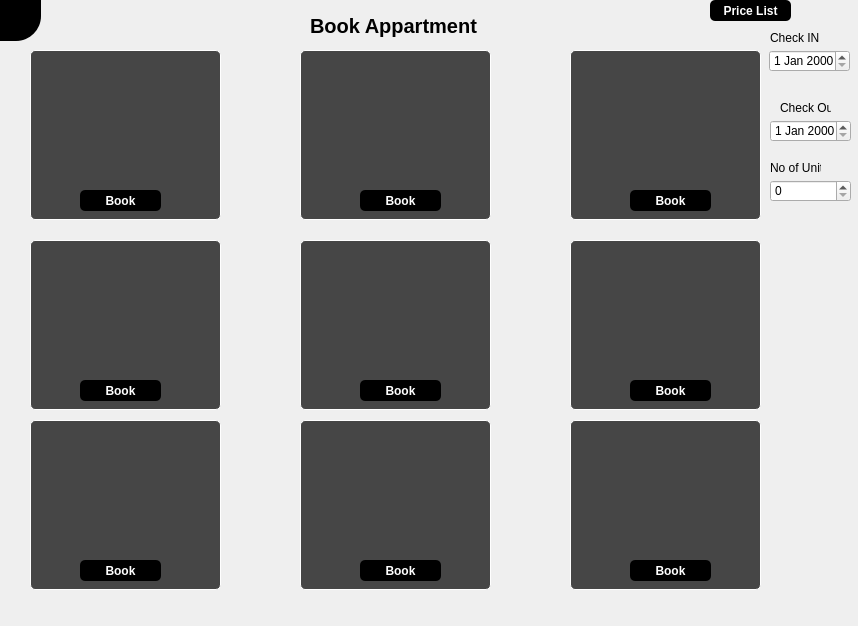
<?xml version="1.0" encoding="UTF-8"?>
<ui version="4.0">
 <class>Form</class>
 <widget class="QWidget" name="Form">
  <property name="geometry">
   <rect>
    <x>0</x>
    <y>0</y>
    <width>858</width>
    <height>626</height>
   </rect>
  </property>
  <property name="windowTitle">
   <string>Form</string>
  </property>
  <widget class="QLabel" name="label">
   <property name="geometry">
    <rect>
     <x>-70</x>
     <y>0</y>
     <width>931</width>
     <height>651</height>
    </rect>
   </property>
   <property name="text">
    <string/>
   </property>
   <property name="pixmap">
    <pixmap>../images/app.jpg</pixmap>
   </property>
   <property name="scaledContents">
    <bool>true</bool>
   </property>
  </widget>
  <widget class="QLabel" name="label_5">
   <property name="geometry">
    <rect>
     <x>30</x>
     <y>50</y>
     <width>191</width>
     <height>170</height>
    </rect>
   </property>
   <property name="styleSheet">
    <string notr="true">background-color:rgba(0,0,0,180);
border-radius:05px;
border:1px solid white;
color:white;</string>
   </property>
   <property name="text">
    <string/>
   </property>
  </widget>
  <widget class="QLabel" name="label_6">
   <property name="geometry">
    <rect>
     <x>30</x>
     <y>240</y>
     <width>191</width>
     <height>170</height>
    </rect>
   </property>
   <property name="styleSheet">
    <string notr="true">background-color:rgba(0,0,0,180);
border-radius:05px;
border:1px solid white;
color:white;</string>
   </property>
   <property name="text">
    <string/>
   </property>
  </widget>
  <widget class="QLabel" name="label_7">
   <property name="geometry">
    <rect>
     <x>30</x>
     <y>420</y>
     <width>191</width>
     <height>170</height>
    </rect>
   </property>
   <property name="styleSheet">
    <string notr="true">background-color:rgba(0,0,0,180);
border-radius:05px;
border:1px solid white;
color:white;</string>
   </property>
   <property name="text">
    <string/>
   </property>
  </widget>
  <widget class="QLabel" name="label_8">
   <property name="geometry">
    <rect>
     <x>300</x>
     <y>420</y>
     <width>191</width>
     <height>170</height>
    </rect>
   </property>
   <property name="styleSheet">
    <string notr="true">background-color:rgba(0,0,0,180);
border-radius:05px;
border:1px solid white;
color:white;</string>
   </property>
   <property name="text">
    <string/>
   </property>
  </widget>
  <widget class="QLabel" name="label_9">
   <property name="geometry">
    <rect>
     <x>300</x>
     <y>240</y>
     <width>191</width>
     <height>170</height>
    </rect>
   </property>
   <property name="styleSheet">
    <string notr="true">background-color:rgba(0,0,0,180);
border-radius:05px;
border:1px solid white;
color:white;</string>
   </property>
   <property name="text">
    <string/>
   </property>
  </widget>
  <widget class="QLabel" name="label_10">
   <property name="geometry">
    <rect>
     <x>300</x>
     <y>50</y>
     <width>191</width>
     <height>170</height>
    </rect>
   </property>
   <property name="styleSheet">
    <string notr="true">background-color:rgba(0,0,0,180);
border-radius:05px;
border:1px solid white;
color:white;</string>
   </property>
   <property name="text">
    <string/>
   </property>
  </widget>
  <widget class="QLabel" name="label_12">
   <property name="geometry">
    <rect>
     <x>570</x>
     <y>50</y>
     <width>191</width>
     <height>170</height>
    </rect>
   </property>
   <property name="styleSheet">
    <string notr="true">background-color:rgba(0,0,0,180);
border-radius:05px;
border:1px solid white;
color:white;</string>
   </property>
   <property name="text">
    <string/>
   </property>
  </widget>
  <widget class="QLabel" name="label_13">
   <property name="geometry">
    <rect>
     <x>570</x>
     <y>420</y>
     <width>191</width>
     <height>170</height>
    </rect>
   </property>
   <property name="styleSheet">
    <string notr="true">background-color:rgba(0,0,0,180);
border-radius:05px;
border:1px solid white;
color:white;</string>
   </property>
   <property name="text">
    <string/>
   </property>
  </widget>
  <widget class="QLabel" name="label_2">
   <property name="geometry">
    <rect>
     <x>310</x>
     <y>10</y>
     <width>201</width>
     <height>31</height>
    </rect>
   </property>
   <property name="styleSheet">
    <string notr="true">font-size:20px;
font-weight:bold</string>
   </property>
   <property name="text">
    <string>Book Appartment</string>
   </property>
  </widget>
  <widget class="QLabel" name="label_14">
   <property name="geometry">
    <rect>
     <x>570</x>
     <y>240</y>
     <width>191</width>
     <height>170</height>
    </rect>
   </property>
   <property name="styleSheet">
    <string notr="true">background-color:rgba(0,0,0,180);
border-radius:05px;
border:1px solid white;
color:white;</string>
   </property>
   <property name="text">
    <string/>
   </property>
  </widget>
  <widget class="QPushButton" name="pushButton_4">
   <property name="geometry">
    <rect>
     <x>80</x>
     <y>380</y>
     <width>81</width>
     <height>21</height>
    </rect>
   </property>
   <property name="mouseTracking">
    <bool>true</bool>
   </property>
   <property name="styleSheet">
    <string notr="true">
QPushButton {
background-color:rgba(0,0,0,280);
  color: #ffffff;
  border: 1px solid grayrgb(50, 50, 50);
  border-radius: 5px;
  font-size: 12px;
  font-weight: bold;
 
  transition: all 0.3s ease-in-out;
}

QPushButton:hover {
  background-color: #555555;
  box-shadow: 0 0 20px #ffffff;  /* increased shadow size */
  transform: scale(1.1);  /* increased hover effect */
}

</string>
   </property>
   <property name="text">
    <string>Book</string>
   </property>
  </widget>
  <widget class="QPushButton" name="pushButton_5">
   <property name="geometry">
    <rect>
     <x>80</x>
     <y>190</y>
     <width>81</width>
     <height>21</height>
    </rect>
   </property>
   <property name="mouseTracking">
    <bool>true</bool>
   </property>
   <property name="styleSheet">
    <string notr="true">
QPushButton {
background-color:rgba(0,0,0,280);
  color: #ffffff;
  border: 1px solid grayrgb(50, 50, 50);
  border-radius: 5px;
  font-size: 12px;
  font-weight: bold;
 
  transition: all 0.3s ease-in-out;
}

QPushButton:hover {
  background-color: #555555;
  box-shadow: 0 0 20px #ffffff;  /* increased shadow size */
  transform: scale(1.1);  /* increased hover effect */
}

</string>
   </property>
   <property name="text">
    <string>Book</string>
   </property>
  </widget>
  <widget class="QPushButton" name="pushButton_6">
   <property name="geometry">
    <rect>
     <x>80</x>
     <y>560</y>
     <width>81</width>
     <height>21</height>
    </rect>
   </property>
   <property name="mouseTracking">
    <bool>true</bool>
   </property>
   <property name="styleSheet">
    <string notr="true">
QPushButton {
background-color:rgba(0,0,0,280);
  color: #ffffff;
  border: 1px solid grayrgb(50, 50, 50);
  border-radius: 5px;
  font-size: 12px;
  font-weight: bold;
 
  transition: all 0.3s ease-in-out;
}

QPushButton:hover {
  background-color: #555555;
  box-shadow: 0 0 20px #ffffff;  /* increased shadow size */
  transform: scale(1.1);  /* increased hover effect */
}

</string>
   </property>
   <property name="text">
    <string>Book</string>
   </property>
  </widget>
  <widget class="QPushButton" name="pushButton_7">
   <property name="geometry">
    <rect>
     <x>360</x>
     <y>560</y>
     <width>81</width>
     <height>21</height>
    </rect>
   </property>
   <property name="mouseTracking">
    <bool>true</bool>
   </property>
   <property name="styleSheet">
    <string notr="true">
QPushButton {
background-color:rgba(0,0,0,280);
  color: #ffffff;
  border: 1px solid grayrgb(50, 50, 50);
  border-radius: 5px;
  font-size: 12px;
  font-weight: bold;
 
  transition: all 0.3s ease-in-out;
}

QPushButton:hover {
  background-color: #555555;
  box-shadow: 0 0 20px #ffffff;  /* increased shadow size */
  transform: scale(1.1);  /* increased hover effect */
}

</string>
   </property>
   <property name="text">
    <string>Book</string>
   </property>
  </widget>
  <widget class="QPushButton" name="pushButton_8">
   <property name="geometry">
    <rect>
     <x>360</x>
     <y>380</y>
     <width>81</width>
     <height>21</height>
    </rect>
   </property>
   <property name="mouseTracking">
    <bool>true</bool>
   </property>
   <property name="styleSheet">
    <string notr="true">
QPushButton {
background-color:rgba(0,0,0,280);
  color: #ffffff;
  border: 1px solid grayrgb(50, 50, 50);
  border-radius: 5px;
  font-size: 12px;
  font-weight: bold;
 
  transition: all 0.3s ease-in-out;
}

QPushButton:hover {
  background-color: #555555;
  box-shadow: 0 0 20px #ffffff;  /* increased shadow size */
  transform: scale(1.1);  /* increased hover effect */
}

</string>
   </property>
   <property name="text">
    <string>Book</string>
   </property>
  </widget>
  <widget class="QPushButton" name="pushButton_9">
   <property name="geometry">
    <rect>
     <x>360</x>
     <y>190</y>
     <width>81</width>
     <height>21</height>
    </rect>
   </property>
   <property name="mouseTracking">
    <bool>true</bool>
   </property>
   <property name="styleSheet">
    <string notr="true">
QPushButton {
background-color:rgba(0,0,0,280);
  color: #ffffff;
  border: 1px solid grayrgb(50, 50, 50);
  border-radius: 5px;
  font-size: 12px;
  font-weight: bold;
 
  transition: all 0.3s ease-in-out;
}

QPushButton:hover {
  background-color: #555555;
  box-shadow: 0 0 20px #ffffff;  /* increased shadow size */
  transform: scale(1.1);  /* increased hover effect */
}

</string>
   </property>
   <property name="text">
    <string>Book</string>
   </property>
  </widget>
  <widget class="QPushButton" name="pushButton_10">
   <property name="geometry">
    <rect>
     <x>630</x>
     <y>380</y>
     <width>81</width>
     <height>21</height>
    </rect>
   </property>
   <property name="mouseTracking">
    <bool>true</bool>
   </property>
   <property name="styleSheet">
    <string notr="true">
QPushButton {
background-color:rgba(0,0,0,280);
  color: #ffffff;
  border: 1px solid grayrgb(50, 50, 50);
  border-radius: 5px;
  font-size: 12px;
  font-weight: bold;
 
  transition: all 0.3s ease-in-out;
}

QPushButton:hover {
  background-color: #555555;
  box-shadow: 0 0 20px #ffffff;  /* increased shadow size */
  transform: scale(1.1);  /* increased hover effect */
}

</string>
   </property>
   <property name="text">
    <string>Book</string>
   </property>
  </widget>
  <widget class="QPushButton" name="pushButton_12">
   <property name="geometry">
    <rect>
     <x>630</x>
     <y>560</y>
     <width>81</width>
     <height>21</height>
    </rect>
   </property>
   <property name="mouseTracking">
    <bool>true</bool>
   </property>
   <property name="styleSheet">
    <string notr="true">
QPushButton {
background-color:rgba(0,0,0,280);
  color: #ffffff;
  border: 1px solid grayrgb(50, 50, 50);
  border-radius: 5px;
  font-size: 12px;
  font-weight: bold;
 
  transition: all 0.3s ease-in-out;
}

QPushButton:hover {
  background-color: #555555;
  box-shadow: 0 0 20px #ffffff;  /* increased shadow size */
  transform: scale(1.1);  /* increased hover effect */
}

</string>
   </property>
   <property name="text">
    <string>Book</string>
   </property>
  </widget>
  <widget class="QPushButton" name="pushButton_13">
   <property name="geometry">
    <rect>
     <x>630</x>
     <y>190</y>
     <width>81</width>
     <height>21</height>
    </rect>
   </property>
   <property name="mouseTracking">
    <bool>true</bool>
   </property>
   <property name="styleSheet">
    <string notr="true">
QPushButton {
background-color:rgba(0,0,0,280);
  color: #ffffff;
  border: 1px solid grayrgb(50, 50, 50);
  border-radius: 5px;
  font-size: 12px;
  font-weight: bold;
 
  transition: all 0.3s ease-in-out;
}

QPushButton:hover {
  background-color: #555555;
  box-shadow: 0 0 20px #ffffff;  /* increased shadow size */
  transform: scale(1.1);  /* increased hover effect */
}

</string>
   </property>
   <property name="text">
    <string>Book</string>
   </property>
  </widget>
  <widget class="QPushButton" name="pushButton_14">
   <property name="geometry">
    <rect>
     <x>710</x>
     <y>0</y>
     <width>81</width>
     <height>21</height>
    </rect>
   </property>
   <property name="mouseTracking">
    <bool>true</bool>
   </property>
   <property name="styleSheet">
    <string notr="true">
QPushButton {
background-color:rgba(0,0,0,280);
  color: #ffffff;
  border: 1px solid grayrgb(50, 50, 50);
  border-radius: 5px;
  font-size: 12px;
  font-weight: bold;
 
  transition: all 0.3s ease-in-out;
}

QPushButton:hover {
  background-color: #555555;
  box-shadow: 0 0 20px #ffffff;  /* increased shadow size */
  transform: scale(1.1);  /* increased hover effect */
}

</string>
   </property>
   <property name="text">
    <string>Price List</string>
   </property>
  </widget>
  <widget class="QPushButton" name="pushButton_11">
   <property name="geometry">
    <rect>
     <x>0</x>
     <y>0</y>
     <width>41</width>
     <height>41</height>
    </rect>
   </property>
   <property name="mouseTracking">
    <bool>true</bool>
   </property>
   <property name="styleSheet">
    <string notr="true">
QPushButton {
background-color:rgba(0,0,0,500);
  color: #ffffff;
  border: 1px solid grayrgb(50, 50, 50);

  font-size: 12px;
  font-weight: bold;



  border-bottom-right-radius: 25px;
  transition: all 0.3s ease-in-out;
}

QPushButton:hover {
  background-color: #555555;
  box-shadow: 0 0 20px #ffffff;  /* increased shadow size */
  transform: scale(1.1);  /* increased hover effect */
}

</string>
   </property>
   <property name="text">
    <string/>
   </property>
   <property name="icon">
    <iconset>
     <normaloff>../images/back1.png</normaloff>../images/back1.png</iconset>
   </property>
   <property name="iconSize">
    <size>
     <width>20</width>
     <height>20</height>
    </size>
   </property>
  </widget>
  <widget class="QDateEdit" name="dateEdit">
   <property name="geometry">
    <rect>
     <x>769</x>
     <y>50</y>
     <width>81</width>
     <height>22</height>
    </rect>
   </property>
  </widget>
  <widget class="QDateEdit" name="dateEdit_2">
   <property name="geometry">
    <rect>
     <x>770</x>
     <y>120</y>
     <width>81</width>
     <height>22</height>
    </rect>
   </property>
  </widget>
  <widget class="QLabel" name="label_3">
   <property name="geometry">
    <rect>
     <x>780</x>
     <y>100</y>
     <width>51</width>
     <height>16</height>
    </rect>
   </property>
   <property name="text">
    <string>Check Out</string>
   </property>
  </widget>
  <widget class="QLabel" name="label_4">
   <property name="geometry">
    <rect>
     <x>770</x>
     <y>30</y>
     <width>61</width>
     <height>16</height>
    </rect>
   </property>
   <property name="text">
    <string>Check IN</string>
   </property>
  </widget>
  <widget class="QSpinBox" name="spinBox">
   <property name="geometry">
    <rect>
     <x>770</x>
     <y>180</y>
     <width>81</width>
     <height>22</height>
    </rect>
   </property>
  </widget>
  <widget class="QLabel" name="label_11">
   <property name="geometry">
    <rect>
     <x>770</x>
     <y>160</y>
     <width>51</width>
     <height>16</height>
    </rect>
   </property>
   <property name="text">
    <string>No of Units</string>
   </property>
  </widget>
 </widget>
 <resources/>
 <connections/>
</ui>
